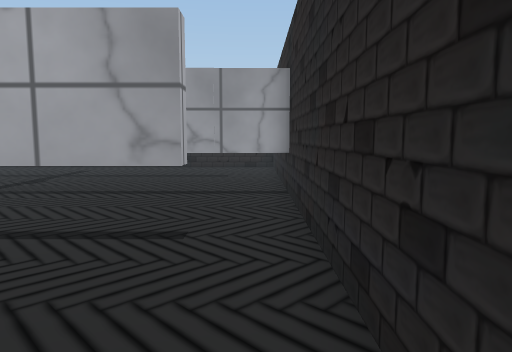
view 1 (above)

16 first-person views from a walk through a Unity game level. The camera is 0.68 m above the floor, tilts 6° down and sees 70° across. The floor is counted in squares, 0.5 m on a side. Each view is taken from the middle of a square. On the plan, view 1 faces up. The plan holds only what a view shows up to about 15 squares ahead; the rest is blank. The place goes on beyond the plan. The player is left out. Some surface patterns are stand-ins.

view 2
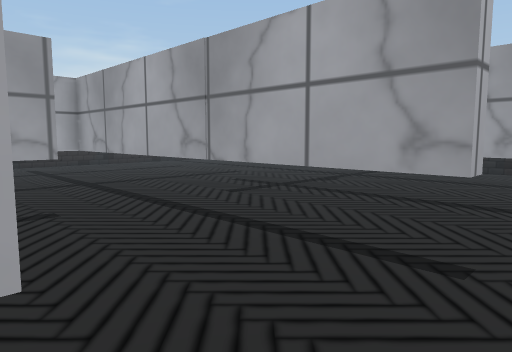

view 3
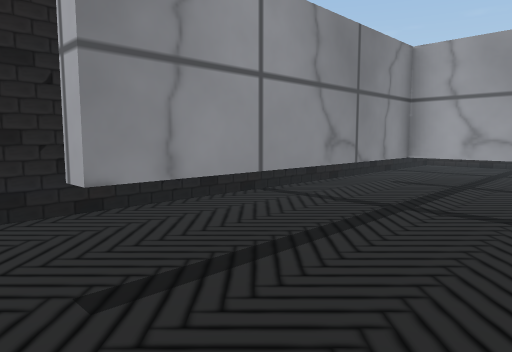

view 4
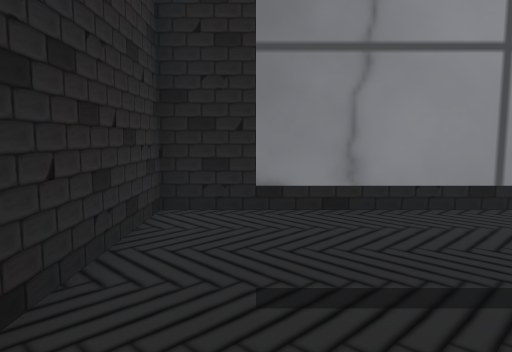

view 5
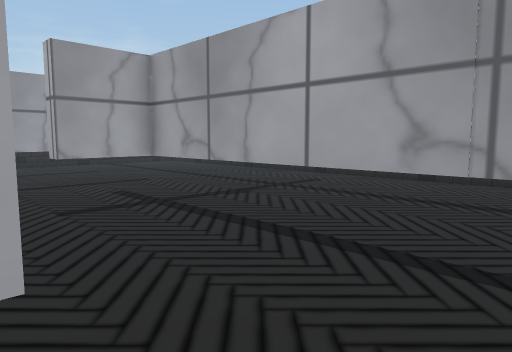

view 6
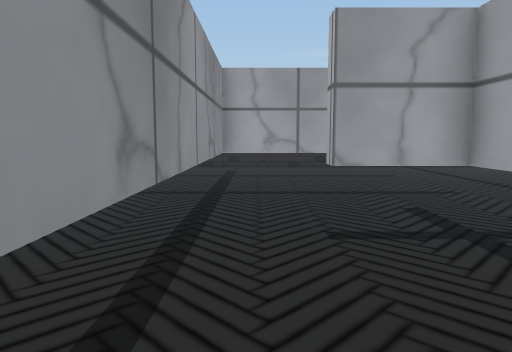

view 7
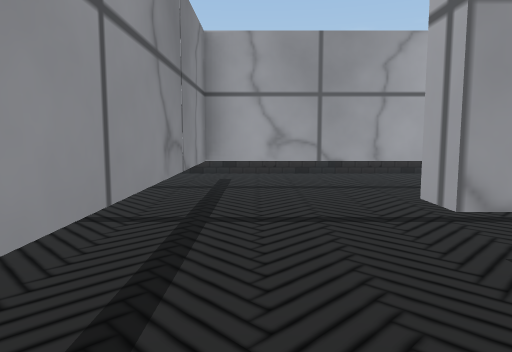

view 8
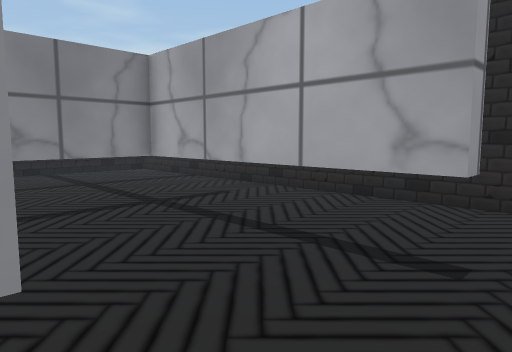

view 9
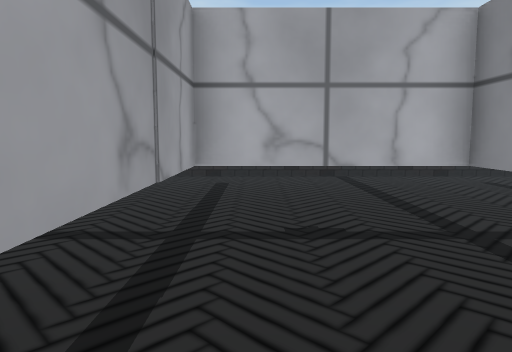

view 10
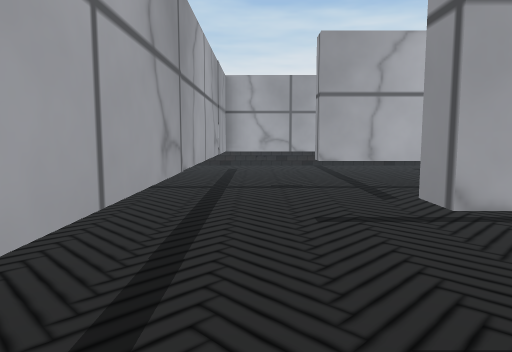

view 11
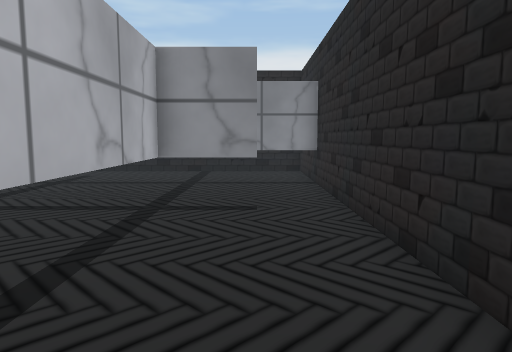

view 12
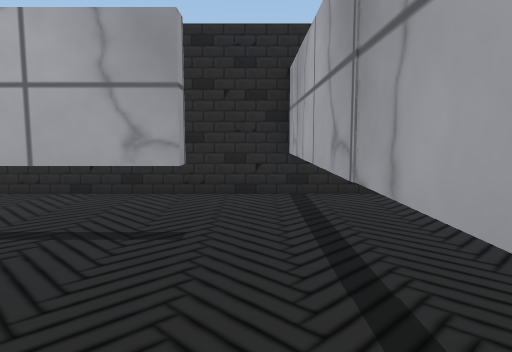

view 13
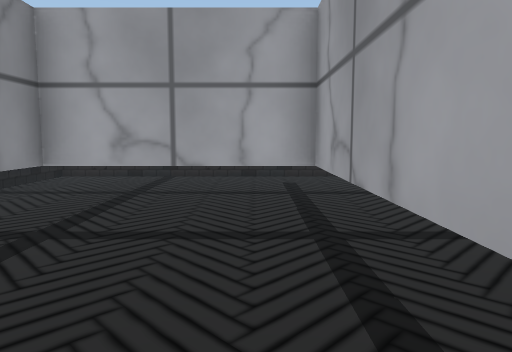

view 14
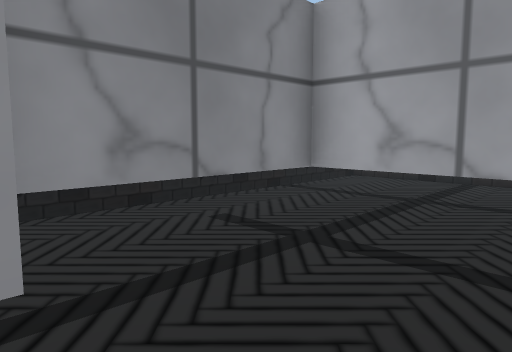

view 15
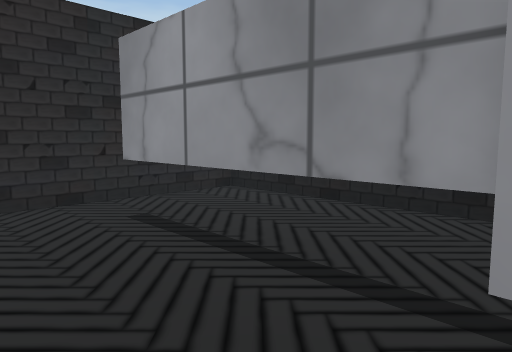

view 16
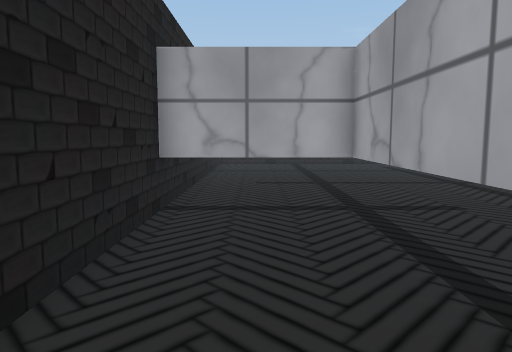

### Floor plan
Key: @ floor where view 1 was taken; # wall or solid block; . floor; T thing the floor can be seen under or through.
Columns run from 19 left of view 1 to 1 right of it. Each row starts with its distance up from view 1.
 15                     #
 14                 ....#
 13 ########TTTTT     ..#
 12 #...........T.......#
 11 #...T...T... .......#
 10 #...T...T...T.......#
  9 #...T...T. TTTTTTTTT#
  8 #...T...T...T.......#
  7 #...T...T...........#
  6 #...T...T...........#
  5 #.TTTTTTTTTTTTTTTTT.#
  4 #...    T...........#
  3 #...    T...T.......#
  2 #...    #...T.......#
  1 ###     ##TTTTTTTT..#
  0             #......@#
 -1             #.......#
 -2             #.......#
 -3             #########

Positions as (right, up) in squares from view 1, and headings:
1: (0, 0), facing up
2: (0, 1), facing up-left
3: (0, 4), facing down-left
4: (-1, 4), facing down
5: (0, 5), facing up-left
6: (-2, 6), facing left
7: (-5, 6), facing left
8: (-11, 12), facing down-left
9: (-12, 12), facing right
10: (-17, 12), facing right
11: (-17, 12), facing down
12: (-10, 12), facing left
13: (-6, 4), facing left
14: (-7, 4), facing down-left
15: (-7, 4), facing down-right
16: (0, -1), facing left
